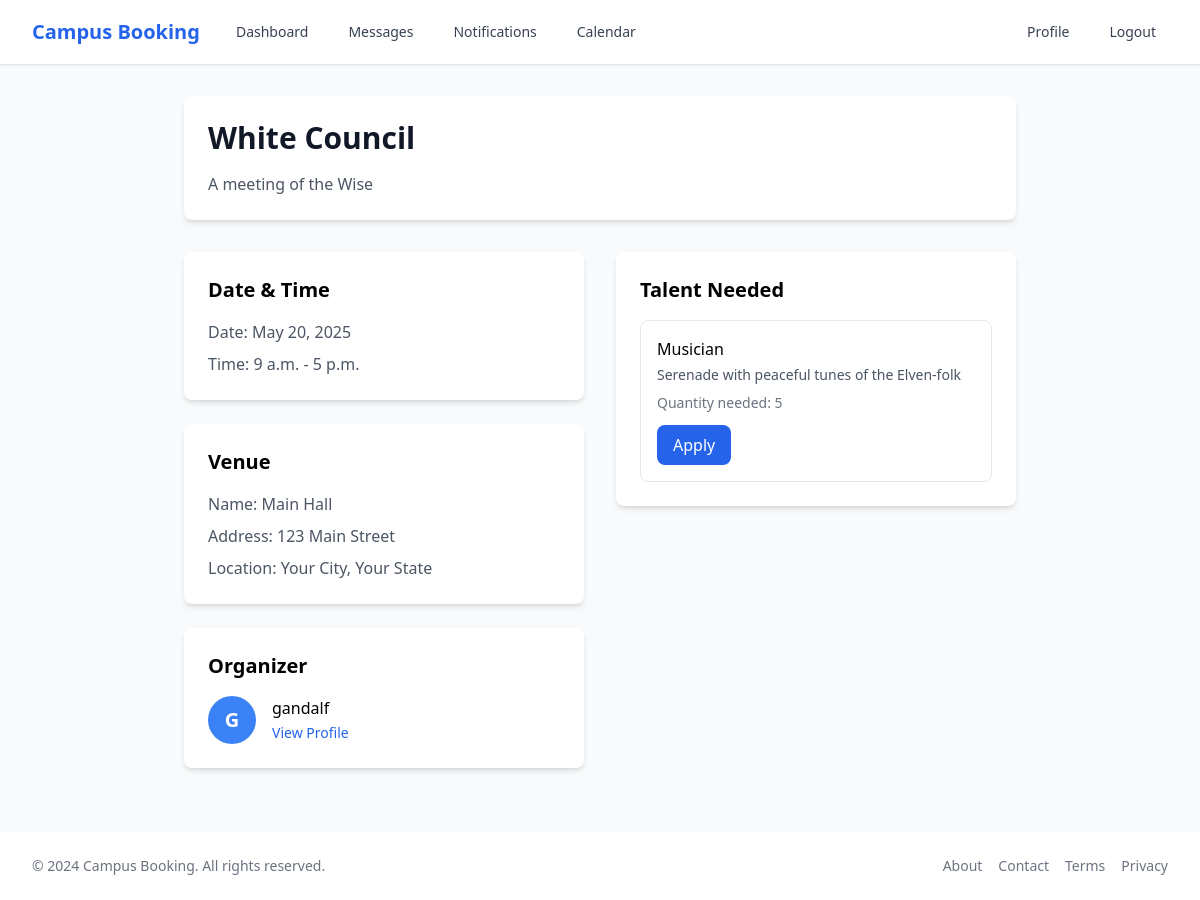
/events/3/ (signed in), run on an earlier commit of the app's database.
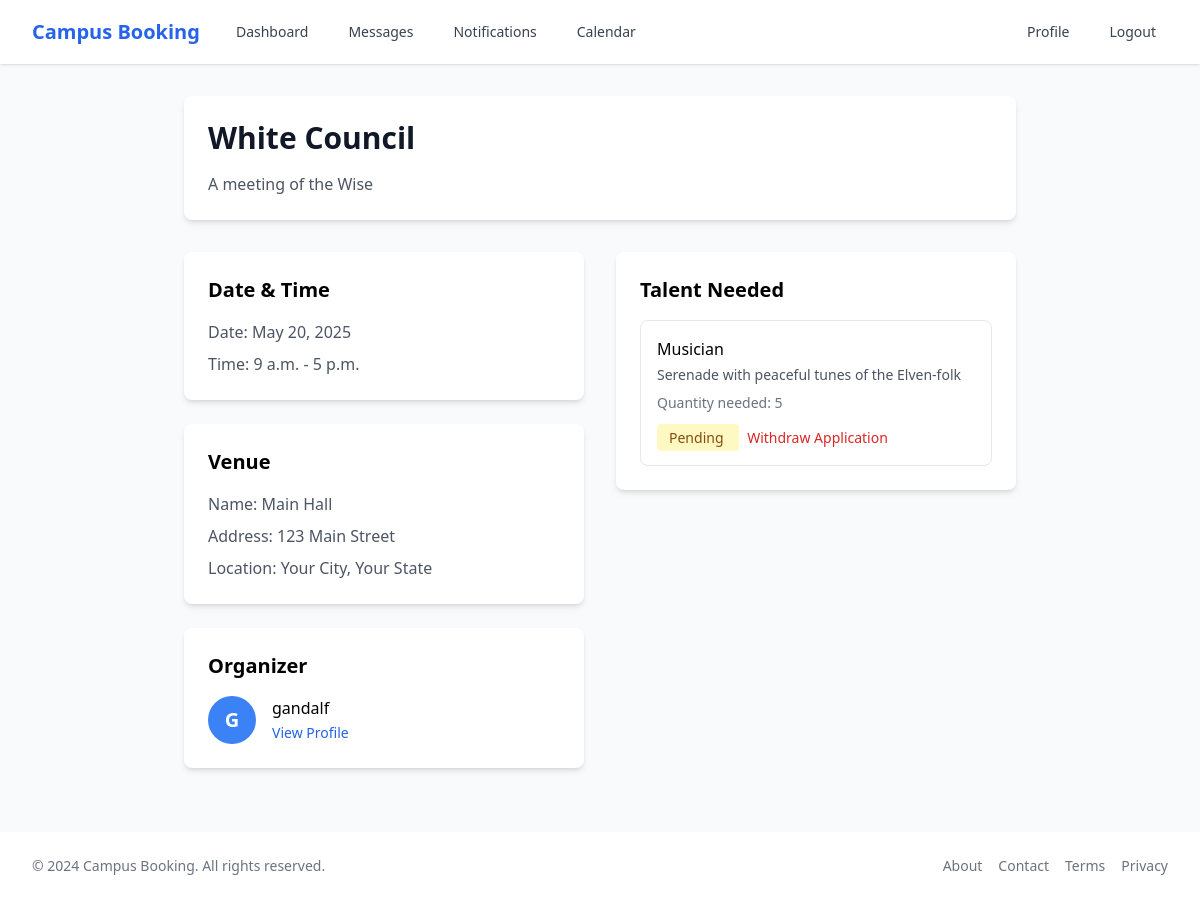
And on a later commit of the database.
### home/models.py (models this page shows, shortened)
class EventTalent(models.Model):
    TALENT_TYPE_CHOICES = [
        ('musician', 'Musician'),
        ('dancer', 'Dancer'),
        ('speaker', 'Speaker'),
        ('other', 'Other'),
    ]
    event = models.ForeignKey(Event, on_delete=models.CASCADE, related_name='talent_needs')
    talent_type = models.CharField(max_length=20, choices=TALENT_TYPE_CHOICES)
    description = models.TextField()
    quantity_needed = models.PositiveIntegerField(default=1)
    created_at = models.DateTimeField(auto_now_add=True)

class EventApplication(models.Model):
    STATUS_CHOICES = [
        ('pending', 'Pending'),
        ('accepted', 'Accepted'),
        ('rejected', 'Rejected'),
    ]
    event = models.ForeignKey(Event, on_delete=models.CASCADE, related_name='applications')
    performer = models.ForeignKey(User, on_delete=models.CASCADE, related_name='event_applications')
    talent_type = models.ForeignKey(EventTalent, on_delete=models.CASCADE)
    message = models.TextField(blank=True)
    status = models.CharField(max_length=20, choices=STATUS_CHOICES, default='pending')
    created_at = models.DateTimeField(auto_now_add=True)
    updated_at = models.DateTimeField(auto_now=True)
    class Meta:
        unique_together = ['event', 'performer', 'talent_type']

### home/views.py (the view)
# urls.py: path('events/<int:event_id>/', views.event_detail, name='event_detail'),
def event_detail(request, event_id):
    event = get_object_or_404(Event, id=event_id)
    talent_needs = event.talent_needs.all()
    accepted_performers = EventApplication.objects.filter(
        event=event,
        status='accepted'
    ).select_related('performer', 'talent_type')
    context = {
        'event': event,
        'talent_needs': talent_needs,
        'accepted_performers': accepted_performers,
        'is_organizer': request.user.is_authenticated and request.user.profile.role == 'organizer',
        'is_performer': request.user.is_authenticated and request.user.profile.role == 'performer',
    }
    return render(request, 'home/event_detail.html', context)

### accounts/context_processors.py (called while the page is built)
def notification_processor(request):
    notification_count = 0
    if request.user.is_authenticated:
        notification_count = request.user.notifications.filter(is_read=False).count()
    return {
        'notification_count': notification_count
    }

### home/templatetags/event_filters.py (called while the page is built)
@register.filter
def filter_by_performer(applications, performer):
    return applications.filter(performer=performer)

@register.filter
def filter_by_talent(applications, talent):
    return applications.filter(talent_type=talent)

### home/templates/home/event_detail.html (shortened to what the changed rows need)
{% extends "base.html" %}
{% load event_filters %}
{% block content %}
<div class="max-w-4xl mx-auto px-4 sm:px-6 lg:px-8 py-8">
    <div class="bg-white rounded-lg shadow-md overflow-hidden mb-8">
        <div class="p-6">
            <div class="flex flex-col space-y-4">
                <div class="flex justify-between items-start">
                    <h1 class="text-3xl font-bold text-gray-900">{{ event.title }}</h1>
                </div>
            </div>
        </div>
    </div>
    <div class="grid grid-cols-1 md:grid-cols-2 gap-8">
        <div class="space-y-6">
            <div class="bg-white rounded-lg shadow-md p-6">
                <h2 class="text-xl font-semibold mb-4">Date & Time</h2>
            </div>
            <div class="bg-white rounded-lg shadow-md p-6">
                <h2 class="text-xl font-semibold mb-4">Venue</h2>
            </div>
            <div class="bg-white rounded-lg shadow-md p-6">
                <h2 class="text-xl font-semibold mb-4">Organizer</h2>
            </div>
        </div>
        <div class="space-y-6">
            <div class="bg-white rounded-lg shadow-md p-6">
                <h2 class="text-xl font-semibold mb-4">Talent Needed</h2>
                {% if talent_needs %}
                <div class="space-y-4">
                    {% for talent in talent_needs %}
                    <div class="border rounded-lg p-4">
                        <h3 class="font-medium">{{ talent.get_talent_type_display }}</h3>
                        <p class="text-gray-600 text-sm mt-1">{{ talent.description }}</p>
                        <p class="text-gray-500 text-sm mt-2">Quantity needed: {{ talent.quantity_needed }}</p>
                        {% if is_performer %}
                            {% with application=event.applications.all|filter_by_performer:request.user|filter_by_talent:talent|first %}
                                {% if application %}
                                    <div class="mt-3">
                                        <span class="px-3 py-1 rounded text-sm font-medium
                                            {% if application.status == 'pending' %}bg-yellow-100 text-yellow-800
                                            {% elif application.status == 'accepted' %}bg-green-100 text-green-800
                                            {% elif application.status == 'rejected' %}bg-red-100 text-red-800{% endif %}">
                                            {{ application.get_status_display }}
                                        </span>
                                        {% if application.status == 'pending' %}
                                            <form method="post" action="{% url 'withdraw_application' event.id talent.id %}" class="inline ml-2">
                                                <button type="submit" class="text-red-600 hover:text-red-800 text-sm">
                                                    Withdraw Application
                                                </button>
                                            </form>
                                        {% endif %}
                                    </div>
                                {% else %}
                                    <form method="post" action="{% url 'apply_for_event' event.id talent.id %}" class="mt-3">
                                        <button type="submit"
                                                class="bg-blue-600 text-white px-4 py-2 rounded-lg hover:bg-blue-700">
                                            Apply
                                        </button>
                                    </form>
                                {% endif %}
                            {% endwith %}
                        {% endif %}
                    </div>
                    {% endfor %}
                </div>
                {% else %}
                <p class="text-gray-500">No specific talent requirements listed.</p>
                {% endif %}
            </div>
        </div>
    </div>
</div>
{% endblock %}

What changed in the data, as far as the page shows it:
computed for EventTalent "Musician": text "Apply" → "Withdraw Application"
added EventApplication: status "Pending"
